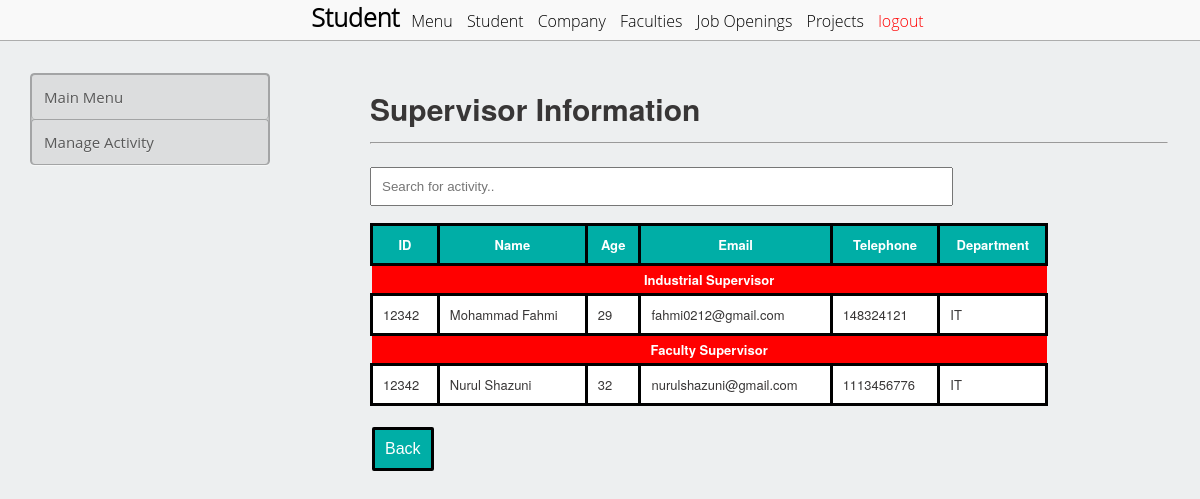
The app's page /student/svInfo.php with its own data.
### tables this page shows
CREATE TABLE `isupervisor` (
  `Isupervisor_id` int(11) NOT NULL,
  `Isupervisor_name` varchar(50) NOT NULL,
  `Isupervisor_age` int(11) NOT NULL,
  `Isupervisor_email` varchar(50) NOT NULL,
  `Isupervisor_telephone` int(11) NOT NULL,
  `Isupervisor_department` varchar(50) NOT NULL
);

CREATE TABLE `fsupervisor` (
  `Fsupervisor_id` int(11) NOT NULL,
  `Fsupervisor_name` varchar(50) NOT NULL,
  `Fsupervisor_age` int(11) NOT NULL,
  `Fsupervisor_email` varchar(50) NOT NULL,
  `Fsupervisor_telephone` int(20) NOT NULL,
  `Fsupervisor_department` varchar(30) NOT NULL
);

### student/svInfo.php (the view, shortened to what this page needs)
<!DOCTYPE html>
<html lang="en">
<head>
  <link rel="stylesheet" href="https://stackpath.bootstrapcdn.com/font-awesome/4.7.0/css/font-awesome.min.css">
    <link href='../style_admin.css' rel='stylesheet'>
    <link href='../table.css' rel='stylesheet'>
</head>
<body>
   <nav id='nav'>
        <ul style='list-style: none; display: inline'>
            <div id='logo' style='font-weight: bold'>
                Student
            </div>
            <li><a href='student.php'>Menu</a></li>
            <li><a href='show_student.php'>Student </a></li>
            <li><a href=''>Company</a></li>
            <li><a href=''>Faculties</a></li>
            <li><a href=''>Job Openings</a></li>
            <li><a href=''>Projects</a></li>
            <li align='right' ><a href='../logout.php' style='color:red;'>logout</a></li>
        </ul>
    </nav>
    <div id='main'>
        <div id='left'>
            <div id='sidebar'>
                <div class='menu'>
                    <a href='student.php'>
                        <div class='menu menu-item' id='student_tc'>
                            Main Menu
                        </div>
                    </a>
                    <a href='StudentList.php'>
                        <div class='menu menu-item' id='student_tc'>
                            Manage Activity
                        </div>
                    </a>
                </div>
            </div>
        </div>
        <div id='right'>
            <form action='' method='GET' accept-charset='utf-8'>
                <div class='table_container'>
                    <div class='sub-table-container'>
                        <table class='tc'>
		<thread>
		<section class="section-1">
		<h1 style="font-size:30px"><b>Supervisor Information</h1></b>
		<hr><br><input id="myInput" type="text" placeholder="Search for activity.."><br>
    		<br></thread>
		<tbody><center>
					<table id='myTable'>
					  <tr id="list">
						<th style="background-color:#00aea6; color: white"><b>ID</b></th>
						<th style="background-color:#00aea6; color: white"><b>Name</b></th>
						<th style="background-color:#00aea6; color: white"><b>Age</b></th>
						<th style="background-color:#00aea6; color: white"><b>Email</b></th>
						<th style="background-color:#00aea6; color: white"><b>Telephone</b></th>
						<th style="background-color:#00aea6; color: white"><b>Department</b></th>
					  </tr>
					  <tr>
					<td colspan="6" style="background-color:red; color: white; text-align: center; padding: 5px"><b>Industrial Supervisor</b></td>
					</tr>
					<?php
					$conn = mysqli_connect("localhost", "root", "", "myli");
					$query = "SELECT * FROM Isupervisor
									LIMIT 50";
					$result = mysqli_query($conn, $query);
					?>
					  <?php
						while($row=mysqli_fetch_assoc($result))
						{
							$Isupervisor_id = $row['Isupervisor_id'];
							$Isupervisor_name = $row['Isupervisor_name'];
							$Isupervisor_age = $row['Isupervisor_age'];
							$Isupervisor_email = $row['Isupervisor_email'];
							$Isupervisor_telephone = $row['Isupervisor_telephone'];
							$Isupervisor_department = $row['Isupervisor_department'];
					  ?>
						<tr id="list">
							<td><?php echo $Isupervisor_id ?></td>
							<td><?php echo $Isupervisor_name ?></td>
							<td><?php echo $Isupervisor_age ?></td>
							<td><?php echo $Isupervisor_email ?></td>
							<td><?php echo $Isupervisor_telephone ?></td>
							<td><?php echo $Isupervisor_department ?></td>
						</tr>
					  <?php
						}
					  ?>
					<tr>
					<td colspan="6" style="background-color:red; color: white; text-align: center; padding: 5px"><b>Faculty Supervisor</b></td>
					</tr>
					<?php
					$conn = mysqli_connect("localhost", "root", "", "myli");
					$query = "SELECT * FROM Fsupervisor
									LIMIT 50";
					$result = mysqli_query($conn, $query);
					?>
					  <?php
						while($row=mysqli_fetch_assoc($result))
						{
							$Fsupervisor_id = $row['Fsupervisor_id'];
							$Fsupervisor_name = $row['Fsupervisor_name'];
							$Fsupervisor_age = $row['Fsupervisor_age'];
							$Fsupervisor_email = $row['Fsupervisor_email'];
							$Fsupervisor_telephone = $row['Fsupervisor_telephone'];
							$Fsupervisor_department = $row['Fsupervisor_department'];
					  ?>
						<tr id="list">
							<td><?php echo $Fsupervisor_id ?></td>
							<td><?php echo $Fsupervisor_name ?></td>
							<td><?php echo $Fsupervisor_age ?></td>
							<td><?php echo $Fsupervisor_email ?></td>
							<td><?php echo $Fsupervisor_telephone ?></td>
							<td><?php echo $Fsupervisor_department ?></td>
						</tr>
					  <?php
						}
					  ?>
					</table><br>
						<input type="button" value="Back" onclick="history.go(-1);">
					</center>
</tbody>
</body>
</html>

### style_admin.css (style rules this page uses)
body, html { margin: 0px auto; width: 100%; }
#nav { position: fixed; height: 40px; width: 100%; font-family: "open sans light", "Helvetica Neue", Helvetica, arial, sans-serif; background: #F9F9F9; border-bottom: 1px solid #ADADAD; text-align: center; }
li { display: inline-block; padding-left: 5px; padding-right: 5px; padding-top: 10px; padding-bottom: 10px; }
a { color: black; text-decoration: none; }
#nav li { text-decoration: none; color: #000000; }
#nav ul { margin-top: 0px; }
#logo { display: inline; font-size: 25px; text-align: left; }
#main { padding-top: 43px; width: '100%'; margin: 0 auto; }
#left { float: left; width: 25%; }
#right { float: right; width: 75%; }
#nav { z-index:50; }
#main { z-index: 5; }

### table.css (style rules this page uses)
.table_container { padding: 32px; padding-left: 70px; }
.table_container table { width: 85%; }
.menu { background: rgba(0,0,0,0.07); border-radius: 4px; overflow: hidden; border:#A3A4A5 solid 1px; border-bottom:#A3A4A5 solid 1px; box-shadow: 0 1px 0 rgba(255, 255, 255, 0.5), inset 0 0 1px rgba(0,0,0,0.8), inset 0 1px 3px rgba(0,0,0,0.2); }
.menu .menu-item { padding: 12px; cursor: pointer; border-bottom: 1px solid rgba(0,0,0,0.15); box-shadow: inset 0 1px 0 rgba(255,255,255,0.25); color: #595959; position: relative; font-size: 15px; text-indent: 0px; text-shadow: 0 1px 0 rgba(255,255,255,0.4); background: #DCDDDE; }
.menu .menu-item:first-child { border-top-left-radius: 4px; border-top-right-radius: 4px; box-shadow: none; }
.menu .menu-item:last-child { border-bottom: none; border-bottom-left-radius: 4px; border-bottom-right-radius: 4px; }
#sidebar { padding: 30px; }
.sub-table-container { width: 100%; color: #383636; font: 13px/17px "Helvetica Neue", arial, sans-serif; }
table { width: 100%; border-collapse: collapse; }
.tc { text-align: center; width: 50%; -webkit-box-shadow: 0 0 200px rgba(255, 255, 255, 0.5), 0 30px 10px rgba(0, 0, 0, 0.3); box-shadow: 0 0 200px rgba(255, 255, 255, 0.5), 0.5px 3px 1px rgba(0, 0, 0, 0.3); }

### student/svInfo.php (style rules this page uses)
body { font-family: 'open sans', 'Helvetica Neu', Helvetica, arial, sans-serif; background: #EDEFF0; }
input[type=text] { width: 70%; padding: 10px; }
input[type=button] { background-color: #00aea6; border: 3px solid black; color: white; padding: 10px; text-align: center; text-decoration: none; display: inline-block; font-size: 16px; margin: 4px 2px; cursor: pointer; border-radius: 2px; }
#list th, #list td { border: 3px solid black; border-collapse: collapse; background: white; padding: 10px; }
#list th { background-color: #ffd503; color: white; }

### records on screen
isupervisor: Isupervisor_id "12342", Isupervisor_name "Mohammad Fahmi", Isupervisor_age "29", Isupervisor_email "fahmi0212@gmail.com", Isupervisor_telephone "148324121", Isupervisor_department "IT"
fsupervisor: Fsupervisor_id "12342", Fsupervisor_name "Nurul Shazuni", Fsupervisor_age "32", Fsupervisor_email "nurulshazuni@gmail.com", Fsupervisor_telephone "1113456776", Fsupervisor_department "IT"
